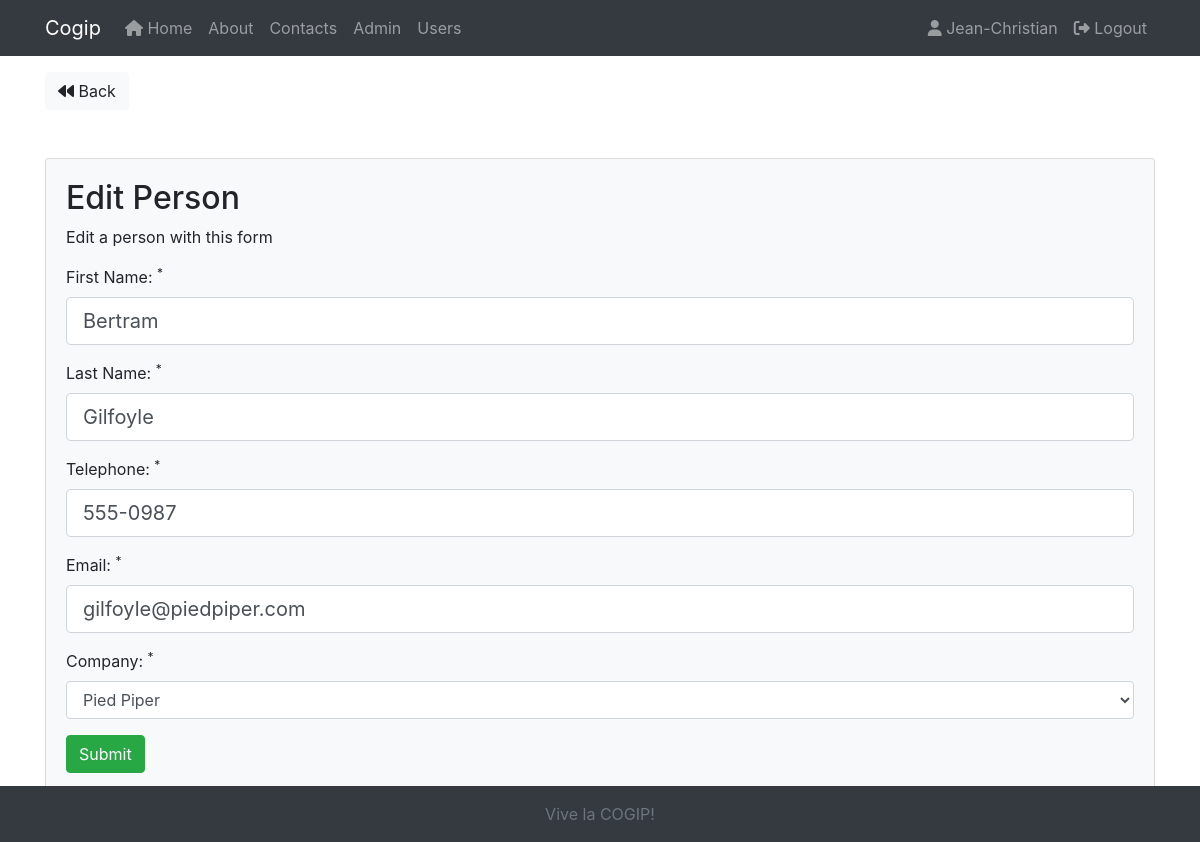
The page /people/edit/12 (signed in) on the database its author committed.
### tables this page shows
CREATE TABLE `people` (
  `id` int(11) NOT NULL,
  `first_name` varchar(50) DEFAULT NULL,
  `last_name` varchar(50) DEFAULT NULL,
  `telephone` varchar(8) NOT NULL,
  `email` varchar(50) DEFAULT NULL,
  `company_id` int(11) DEFAULT NULL
);

CREATE TABLE `companies` (
  `id` int(11) NOT NULL,
  `name` varchar(50) DEFAULT NULL,
  `country` varchar(50) DEFAULT NULL,
  `vat` varchar(50) DEFAULT NULL,
  `type_id` int(11) DEFAULT NULL
);

### app/libraries/Core.php (called while the page is built, shortened)
<?php
    class Core
    {
        protected $currentMethod = 'index';
        public function __construct()
        {
            $url = $this->getUrl();
            if (isset($url[0]))
            {
                if (file_exists('../app/controllers/' . ucwords($url[0]) . '.php'))
                {
                    unset($url[0]);
                }
            }
            $this->currentController = new $this->currentController;
            if (isset($url[1]))
            {
                if (method_exists($this->currentController, $url[1]))
                {
                    $this->currentMethod = $url[1];
                    unset($url[1]);
                }
            }
            $this->params = $url ? array_values($url) : [];
            call_user_func_array([$this->currentController, $this->currentMethod], $this->params);
        }
        public function getUrl()
        {
            if (isset($_GET['url']))
            {
                $url = rtrim($_GET['url'], '/');
                $url = filter_var($url, FILTER_SANITIZE_URL);
                $url = explode('/', $url);
                return $url;
            }
        }
    }

### public/index.php (called while the page is built, shortened)
<?php
    $init = new Core();

### app/libraries/Database.php (called while the page is built, shortened)
<?php
  class Database
  {
    private $host = DB_HOST;
    private $user = DB_USER;
    private $pass = DB_PASS;
    private $dbname = DB_NAME;
    private $dbh;
    private $stmt;
    public function __construct()
    {
      $dsn = 'mysql:host=' . $this->host . ';dbname=' . $this->dbname;
      $options =
      [
        PDO::ATTR_PERSISTENT => true,
        PDO::ATTR_ERRMODE => PDO::ERRMODE_EXCEPTION,
        PDO::ATTR_DEFAULT_FETCH_MODE => PDO::FETCH_OBJ
      ];
      try
      {
        $this->dbh = new PDO($dsn, $this->user, $this->pass, $options);
      }
      catch(PDOException $e)
      {
        $this->error = $e->getMessage();
        echo $this->error;
      }
    }
    public function query($sql)
    {
      $this->stmt = $this->dbh->prepare($sql);
    }
    public function bind($param, $value, $type = null)
    {
      if (is_null($type))
      {
        switch(true)
        {
          default:
            $type = PDO::PARAM_STR;
        }
      }
      $this->stmt->bindValue($param, $value, $type);
    }
    public function execute()
    {
      return $this->stmt->execute();
    }
    public function resultSet()
    {
      $this->execute();
      return $this->stmt->fetchAll();
    }
    public function single()
    {
      $this->execute();
      return $this->stmt->fetch();
    }
  }

### app/models/Person.php (called while the page is built, shortened)
<?php
    class Person
    {
        private $db;
        public function __construct()
        {
            $this->db = new Database;
        }
        public function getPersonById($id)
        {
            $this->db->query('SELECT * FROM people WHERE id = :id');
            $this->db->bind(':id', $id);
            $row = $this->db->single();
            return $row;
        }
    }

### app/models/Company.php (called while the page is built, shortened)
<?php
    class Company
    {
        private $db;
        public function __construct()
        {
            $this->db = new Database;
        }
        public function getCompanies()
        {
            $this->db->query('SELECT *
                              FROM companies
                              ORDER BY name ASC
                              ');
            $results = $this->db->resultSet();
            return $results;
        }
    }

### app/views/people/edit.php (the view, shortened to what this page needs)
<?php require APPROOT . '/views/inc/header.php'; ?>
    <a href="<?= URLROOT ?>/admin   " class="btn btn-light"><i class="fa fa-backward"></i> Back</a>
    <div class="card card-body bg-light mt-5">
        <h2>Edit Person</h2>
        <p>Edit a person with this form</p>
        <form action="<?= URLROOT ?>/people/edit/<?= $data['id'] ?>" method="post">
            <div class="form-group">
                <label for="first_name">First Name: <sup>*</sup></label>
                <input type="text" name="first_name" class="form-control form-control-lg <?php echo (!empty($data['first_name_err'])) ? 'is-invalid' : ''; ?>" value="<?= $data['first_name'] ?>">
            </div>
            <div class="form-group">
                <label for="last_name">Last Name: <sup>*</sup></label>
                <input type="text" name="last_name" class="form-control form-control-lg <?php echo (!empty($data['last_name_err'])) ? 'is-invalid' : ''; ?>" value="<?= $data['last_name'] ?>">
            </div>
            <div class="form-group">
                <label for="telephone">Telephone: <sup>*</sup></label>
                <input type="text" name="telephone" class="form-control form-control-lg <?php echo (!empty($data['telephone_err'])) ? 'is-invalid' : ''; ?>" value="<?= $data['telephone'] ?>">
            </div>
            <div class="form-group">
                <label for="email">Email: <sup>*</sup></label>
                <input type="email" name="email" class="form-control form-control-lg <?php echo (!empty($data['email_err'])) ? 'is-invalid' : ''; ?>" value="<?= $data['email'] ?>">
            </div>
            <div class="form-group">
                <label for="company_id">Company: <sup>*</sup></label>
                <select name="company_id" class="form-control">
                    <?php foreach($data['companies'] as $company) : ?>
                        <option value="<?= $company->id ?>" <?php if ($company->id == $data['company_id']) echo 'selected' ?> >
                            <?= $company->name ?>
                        </option>
                    <?php endforeach; ?>
                </select>
            </div>
            <input type="submit" class="btn btn-success" value="Submit">
        </form>
    </div>
<?php require APPROOT . '/views/inc/footer.php'; ?>

### rows shown on the page
people: first_name "Bertram", last_name "Gilfoyle", telephone "555-0987", email "gilfoyle@piedpiper.com", company_id "Pied Piper"

### other values the page prints
SITENAME "Cogip"
$_SESSION['user_name'] "Jean-Christian"
